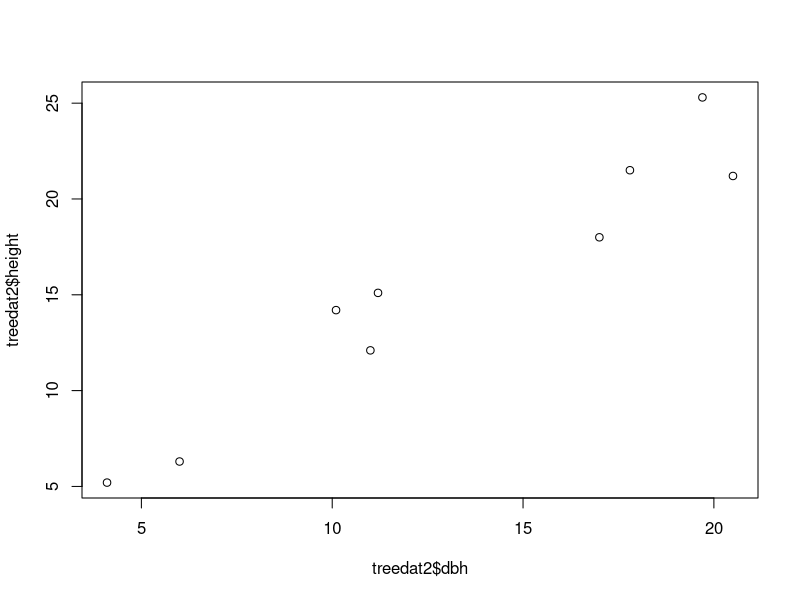
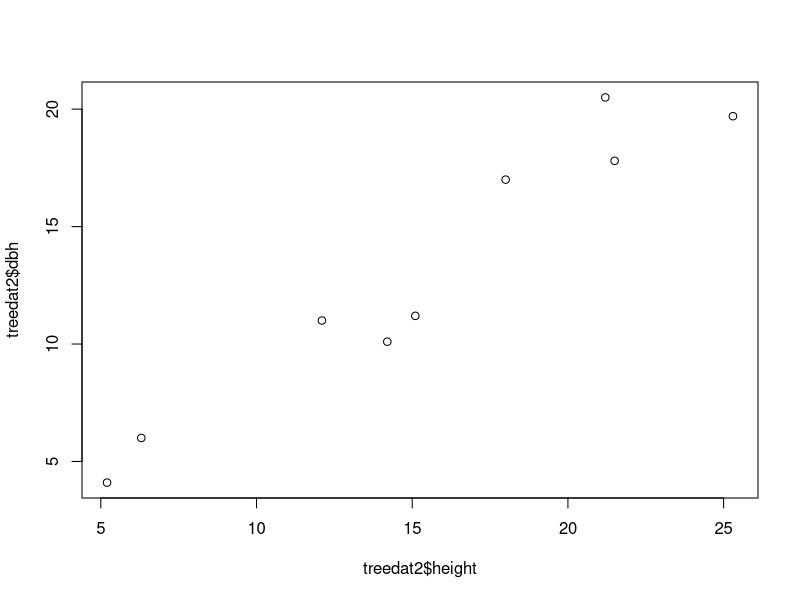

The R script that drew these images, in order:
## ---- chunk 1
?mean
x <- c(0:10, 50)
x
# getting help in R
?plot
## ---- chunk 2
storks <- c(2,6,3,6,2,8)
storks

babies <-c(6,8,5,9,4,9) 
babies

ls()
## ---- chunk 3

## ---- chunk 4

# enter the dbh data
dbh <- c(10.1,11.2,19.7,20.5,17.8,17.0,11.0,4.1,6.0)

# enter the height data
height <- c(14.2,15.1,25.3,21.2,21.5,18.0,12.1,5.2,6.3)

# join the vectors above to create a data frame
treedat2 <- data.frame(dbh,height) 

names(treedat2) 
  ## names() gives us all of the variable names of the said dataframe

# simple graph
plot(treedat2$height~treedat2$dbh)

# or plot it as
plot(treedat2$height, treedat2$dbh)
## ---- chunk 5
#Examples:
 # Vectors:
v1 <- 1
v2 <- c(1,7.5,2.0)
v3 <- c(1,2,3)
v4 <- c(11,NA,13) # one value is NA (missing)
length(v1)
length(v2)
class(v3)
class(v4)

#Factors:
f1 <- "spaghetti" # called a string-in quotes
f2 <- c("male", "female")
class(f2)

#Change from vector to factor:
f3 <- as.factor(v3) # changes v3 from a vector to a factor
class(f3)

#Matrix:
m1 <- rbind(v2,v3,v4)
dim(m1)
class(m1)

#Dataframe:
df1 <- data.frame(m1,f3) # changes the info to a dataframe
class(df1)

#Model:
model1 <- lm(v2~v3)  
str(model1)   # tells you what is in model1 - lots of stuff

#Summary for basic statistics:  means, percentiles for numeric values, and counts for factors:
summary(v4)
summary(df1)

#More information on the objects: 
str(v4)
str(df1)
